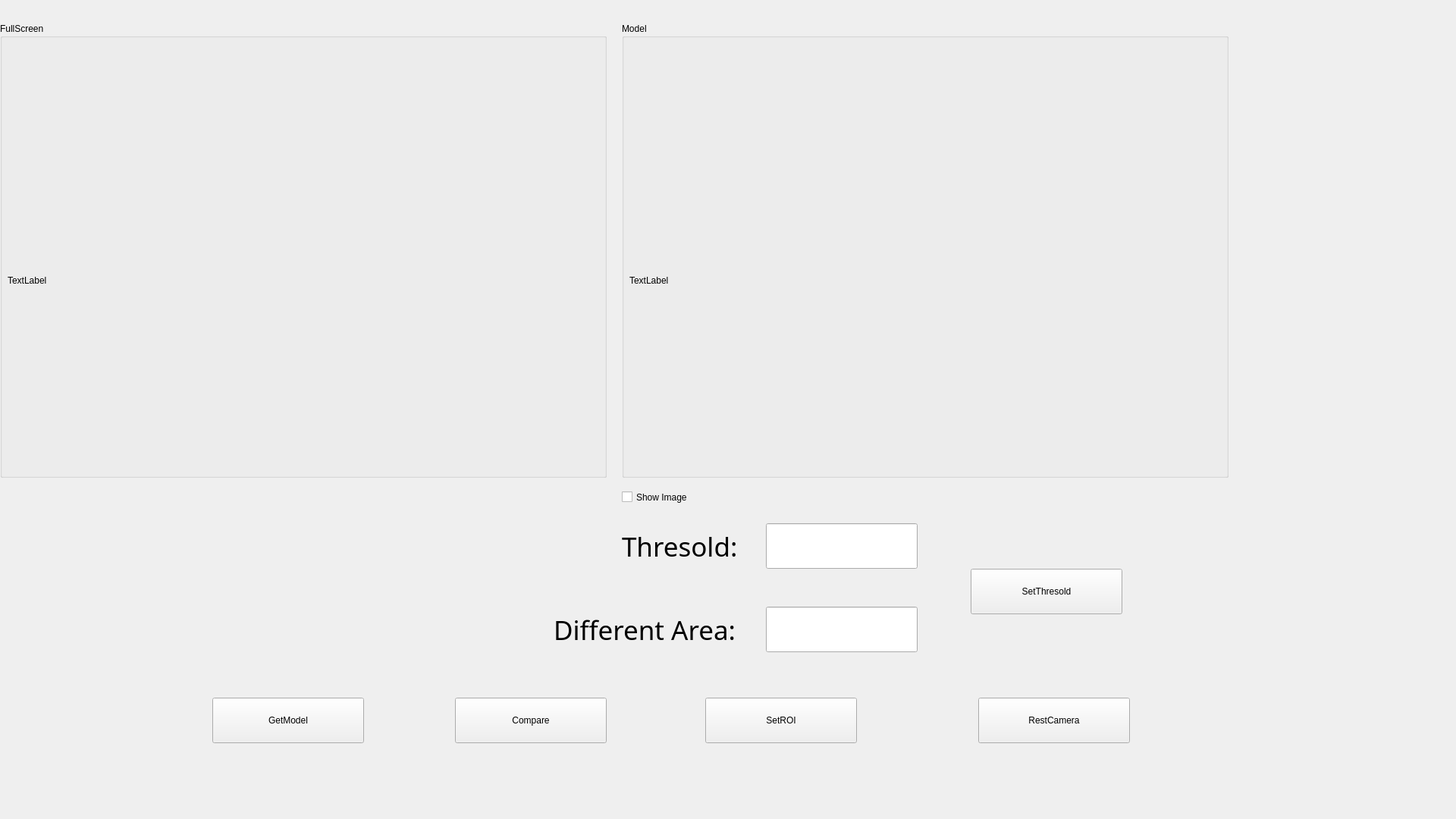
    <widget class="QWidget" name="tabCamera">
     <property name="sizePolicy">
      <sizepolicy hsizetype="Expanding" vsizetype="Expanding">
       <horstretch>0</horstretch>
       <verstretch>0</verstretch>
      </sizepolicy>
     </property>
     <property name="minimumSize">
      <size>
       <width>1920</width>
       <height>1080</height>
      </size>
     </property>
     <property name="maximumSize">
      <size>
       <width>1920</width>
       <height>1080</height>
      </size>
     </property>
     <attribute name="title">
      <string>相机</string>
     </attribute>
     <widget class="QGroupBox" name="groupBox_14">
      <property name="geometry">
       <rect>
        <x>0</x>
        <y>30</y>
        <width>800</width>
        <height>600</height>
       </rect>
      </property>
      <property name="minimumSize">
       <size>
        <width>800</width>
        <height>600</height>
       </size>
      </property>
      <property name="maximumSize">
       <size>
        <width>800</width>
        <height>600</height>
       </size>
      </property>
      <property name="title">
       <string>FullScreen</string>
      </property>
      <widget class="DvLabel" name="fullImage">
       <property name="geometry">
        <rect>
         <x>10</x>
         <y>40</y>
         <width>800</width>
         <height>600</height>
        </rect>
       </property>
       <property name="minimumSize">
        <size>
         <width>800</width>
         <height>600</height>
        </size>
       </property>
       <property name="maximumSize">
        <size>
         <width>800</width>
         <height>600</height>
        </size>
       </property>
       <property name="text">
        <string>TextLabel</string>
       </property>
       <property name="scaledContents">
        <bool>true</bool>
       </property>
      </widget>
     </widget>
     <widget class="QGroupBox" name="groupBox_15">
      <property name="geometry">
       <rect>
        <x>820</x>
        <y>30</y>
        <width>800</width>
        <height>600</height>
       </rect>
      </property>
      <property name="minimumSize">
       <size>
        <width>800</width>
        <height>600</height>
       </size>
      </property>
      <property name="maximumSize">
       <size>
        <width>800</width>
        <height>600</height>
       </size>
      </property>
      <property name="title">
       <string>Model</string>
      </property>
      <widget class="QLabel" name="modelImage">
       <property name="geometry">
        <rect>
         <x>10</x>
         <y>40</y>
         <width>800</width>
         <height>600</height>
        </rect>
       </property>
       <property name="minimumSize">
        <size>
         <width>800</width>
         <height>600</height>
        </size>
       </property>
       <property name="maximumSize">
        <size>
         <width>800</width>
         <height>600</height>
        </size>
       </property>
       <property name="text">
        <string>TextLabel</string>
       </property>
       <property name="scaledContents">
        <bool>true</bool>
       </property>
      </widget>
     </widget>
     <widget class="QPushButton" name="btnGetImage">
      <property name="geometry">
       <rect>
        <x>280</x>
        <y>920</y>
        <width>200</width>
        <height>60</height>
       </rect>
      </property>
      <property name="minimumSize">
       <size>
        <width>200</width>
        <height>60</height>
       </size>
      </property>
      <property name="maximumSize">
       <size>
        <width>200</width>
        <height>60</height>
       </size>
      </property>
      <property name="text">
       <string>GetModel</string>
      </property>
     </widget>
     <widget class="QPushButton" name="btnSaveModel">
      <property name="geometry">
       <rect>
        <x>600</x>
        <y>920</y>
        <width>200</width>
        <height>60</height>
       </rect>
      </property>
      <property name="minimumSize">
       <size>
        <width>200</width>
        <height>60</height>
       </size>
      </property>
      <property name="maximumSize">
       <size>
        <width>200</width>
        <height>60</height>
       </size>
      </property>
      <property name="text">
       <string>Compare</string>
      </property>
     </widget>
     <widget class="QPushButton" name="btnRestCamera">
      <property name="geometry">
       <rect>
        <x>1290</x>
        <y>920</y>
        <width>200</width>
        <height>60</height>
       </rect>
      </property>
      <property name="minimumSize">
       <size>
        <width>200</width>
        <height>60</height>
       </size>
      </property>
      <property name="maximumSize">
       <size>
        <width>200</width>
        <height>60</height>
       </size>
      </property>
      <property name="text">
       <string>RestCamera</string>
      </property>
     </widget>
     <widget class="QPushButton" name="btnSetRoi">
      <property name="geometry">
       <rect>
        <x>930</x>
        <y>920</y>
        <width>200</width>
        <height>60</height>
       </rect>
      </property>
      <property name="minimumSize">
       <size>
        <width>200</width>
        <height>60</height>
       </size>
      </property>
      <property name="maximumSize">
       <size>
        <width>200</width>
        <height>60</height>
       </size>
      </property>
      <property name="text">
       <string>SetROI</string>
      </property>
     </widget>
     <widget class="QLineEdit" name="lineThresold">
      <property name="geometry">
       <rect>
        <x>1010</x>
        <y>690</y>
        <width>200</width>
        <height>60</height>
       </rect>
      </property>
      <property name="minimumSize">
       <size>
        <width>200</width>
        <height>60</height>
       </size>
      </property>
      <property name="maximumSize">
       <size>
        <width>200</width>
        <height>60</height>
       </size>
      </property>
     </widget>
     <widget class="QLabel" name="label_14">
      <property name="geometry">
       <rect>
        <x>820</x>
        <y>680</y>
        <width>191</width>
        <height>81</height>
       </rect>
      </property>
      <property name="font">
       <font>
        <family>Sans Serif</family>
        <pointsize>26</pointsize>
       </font>
      </property>
      <property name="text">
       <string>Thresold:</string>
      </property>
     </widget>
     <widget class="QLineEdit" name="lineDiffArea">
      <property name="geometry">
       <rect>
        <x>1010</x>
        <y>800</y>
        <width>200</width>
        <height>60</height>
       </rect>
      </property>
      <property name="minimumSize">
       <size>
        <width>200</width>
        <height>60</height>
       </size>
      </property>
      <property name="maximumSize">
       <size>
        <width>200</width>
        <height>60</height>
       </size>
      </property>
     </widget>
     <widget class="QLabel" name="label_15">
      <property name="geometry">
       <rect>
        <x>730</x>
        <y>770</y>
        <width>301</width>
        <height>121</height>
       </rect>
      </property>
      <property name="font">
       <font>
        <family>Sans Serif</family>
        <pointsize>26</pointsize>
       </font>
      </property>
      <property name="text">
       <string>Different Area:</string>
      </property>
     </widget>
     <widget class="QPushButton" name="btnSetThresold">
      <property name="geometry">
       <rect>
        <x>1280</x>
        <y>750</y>
        <width>200</width>
        <height>60</height>
       </rect>
      </property>
      <property name="minimumSize">
       <size>
        <width>200</width>
        <height>60</height>
       </size>
      </property>
      <property name="maximumSize">
       <size>
        <width>200</width>
        <height>60</height>
       </size>
      </property>
      <property name="text">
       <string>SetThresold</string>
      </property>
     </widget>
     <widget class="QCheckBox" name="cbShowImage">
      <property name="geometry">
       <rect>
        <x>820</x>
        <y>640</y>
        <width>191</width>
        <height>31</height>
       </rect>
      </property>
      <property name="text">
       <string>Show Image</string>
      </property>
     </widget>
    </widget>
